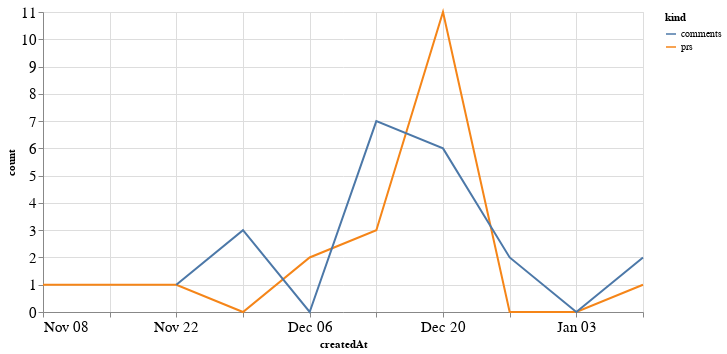

Notebook source saved alongside this figure:
### Code cell
alt.Chart(total_time, width=600).mark_line().encode(
    x='createdAt',
    y='count',
    color='kind'
)

### Figure 1 — Vega-Lite specification as saved in the notebook (floating-point values rounded to 4 significant figures)
{"config": {"axisLeft": {"labelFontSize": 15}, "axisBottom": {"labelFontSize": 15}}, "data": {"name": "data-ea58da1a9af019905cefe9e0496eb5a1"}, "mark": "line", "encoding": {"color": {"type": "nominal", "field": "kind"}, "x": {"type": "temporal", "field": "createdAt"}, "y": {"type": "quantitative", "field": "count"}}, "width": 600, "$schema": "https://vega.github.io/schema/vega-lite/v4.8.1.json", "datasets": {"data-ea58da1a9af019905cefe9e0496eb5a1": [{"createdAt": "2020-11-08T00:00:00", "kind": "prs", "count": 1.0}, {"createdAt": "2020-11-15T00:00:00", "kind": "prs", "count": 1.0}, {"createdAt": "2020-11-22T00:00:00", "kind": "prs", "count": 1.0}, {"createdAt": "2020-11-29T00:00:00", "kind": "prs", "count": 0.0}, {"createdAt": "2020-12-06T00:00:00", "kind": "prs", "count": 2.0}, {"createdAt": "2020-12-13T00:00:00", "kind": "prs", "count": 3.0}, {"createdAt": "2020-12-20T00:00:00", "kind": "prs", "count": 11.0}, {"createdAt": "2020-12-27T00:00:00", "kind": "prs", "count": 0.0}, {"createdAt": "2021-01-03T00:00:00", "kind": "prs", "count": 0.0}, {"createdAt": "2021-01-10T00:00:00", "kind": "prs", "count": 1.0}, {"createdAt": "2020-11-08T00:00:00", "kind": "comments", "count": null}, {"createdAt": "2020-11-15T00:00:00", "kind": "comments", "count": null}, {"createdAt": "2020-11-22T00:00:00", "kind": "comments", "count": 1.0}, {"createdAt": "2020-11-29T00:00:00", "kind": "comments", "count": 3.0}, {"createdAt": "2020-12-06T00:00:00", "kind": "comments", "count": 0.0}, {"createdAt": "2020-12-13T00:00:00", "kind": "comments", "count": 7.0}, {"createdAt": "2020-12-20T00:00:00", "kind": "comments", "count": 6.0}, {"createdAt": "2020-12-27T00:00:00", "kind": "comments", "count": 2.0}, {"createdAt": "2021-01-03T00:00:00", "kind": "comments", "count": 0.0}, {"createdAt": "2021-01-10T00:00:00", "kind": "comments", "count": 2.0}]}}
